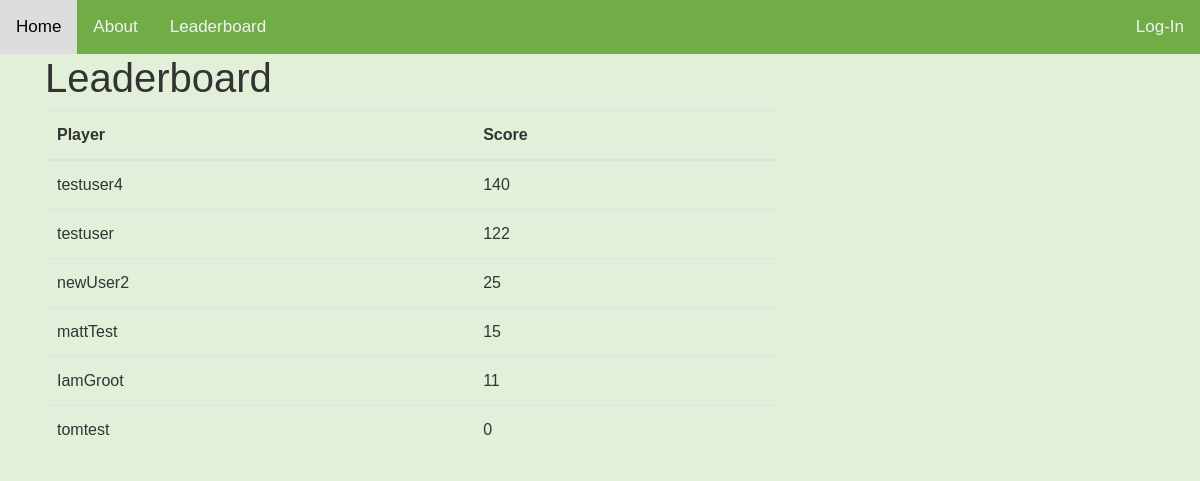
The page /leaderboard/ on the database as committed earlier.
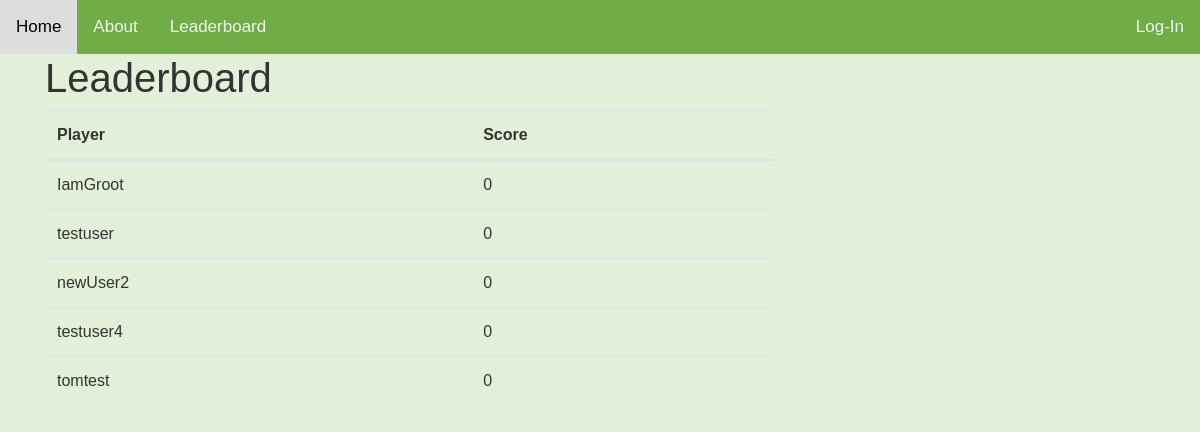
The same page on the database as committed later.
### users/models.py (models this page shows, shortened)
class Profile(models.Model):
    user = models.OneToOneField(User, on_delete=models.CASCADE)
    image = models.ImageField(default='default.jpg', upload_to='profile_pics')
    score = models.IntegerField(default=0)
    userRank = models.IntegerField(default=0)

### Food_Scanner/views.py (the view)
# urls.py: path('leaderboard/', views.leaderboard, name='Food_Scanner-leaderboard'),
def leaderboard(request):
    '''Users profile from user.models table loaded into d and ordered DESC by score '''
    d = Profile.objects.order_by('-score')
    return render(request, 'Food_Scanner/leaderboard.html', locals())

### Food_Scanner/templates/Food_Scanner/leaderboard.html
{% extends "Food_Scanner/base.html" %}
{% block content %}
    <h1>Leaderboard</h1>
    <table class="table">
  <thead>
    <tr>
      <th scope="col">Player</th>
      <th scope="col">Score</th>
    </tr>
  </thead>
  <tbody>
    {% for i in d %}
      <tr>
      <td>{{ i.user }}</td>
      <td>{{ i.score }}</td>
      </tr>
    {%  endfor %}
  </tbody>
    </table>
    </body>
{% endblock content%}

### Food_Scanner/templates/Food_Scanner/base.html (shortened to what this page needs)
{% load static %}
<!DOCTYPE html>
<html lang="en">
    <head>
        <link rel="stylesheet" href="https://maxcdn.bootstrapcdn.com/bootstrap/4.0.0/css/bootstrap.min.css" />
        <link rel="stylesheet" href="https://cdnjs.cloudflare.com/ajax/libs/font-awesome/4.7.0/css/font-awesome.min.css">
        <link rel="stylesheet" type="text/css" href="{% static 'Food_Scanner/main.css' %}" />
    </head>
    <body>
        <div class="Navbar" >
            <div class="topnav" id="myTopnav">
                <a href="{% url 'Food_Scanner-home' %}">Home</a>
                <a href="{% url 'Food_Scanner-about' %}">About</a>
                <a href="{% url 'Food_Scanner-leaderboard' %}">Leaderboard</a>
                {% if user.is_authenticated %}
                    <a href="{% url 'user-profile' %}">Profile</a>
                    <a class="right" href="{% url 'auth-logout' %}">Log out</a>
                {% else %}
                    <a class="right" href="{% url 'auth-login' %}">Log-In</a>
                {% endif %}
            </div>
        </div>
        <main role="main" class="container">
            <div name="test" class="row">
                <div class="col-md-8">
                     {% block content %}{% endblock %}
    </body>
</html>

### Food_Scanner/static/Food_Scanner/main.css (style rules this page uses)
body { background: #e2f0d9; color: #333333; font-family: Arial, Helvetica, sans-serif; }
.topnav { overflow: hidden; background-color: #70ad47; }
.topnav a { float: left; display: block; color: #f2f2f2; text-align: center; padding: 14px 16px; text-decoration: none; font-size: 17px; }
.topnav .right { float: right; }

Rows that differ between the two databases and show on the page:
removed Profile: user "mattTest", score "15"
changed Profile "IamGroot": score "11" → "0"; moves up the list
changed Profile "testuser": score "122" → "0"
changed Profile "newUser2": score "25" → "0"
changed Profile "testuser4": score "140" → "0"; moves down the list
